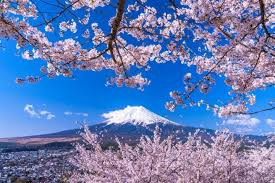
#> input picture PCD-SESI9-PRIHATINI/bungga sakura.jpg, 275 x 183 px, found by its file name
$ python sobert.py
#> lines starting #> are read from the running program, lines starting #| are printed output that depends on the picture
#> further down, image is the input picture: shape (183, 275, 3); mean R, G, B 101.1, 126.1, 181
import imageio.v2 as imageio
import numpy as np
import matplotlib.pyplot as plt

def roberts_edge_detection(image):
    # Konversi gambar ke grayscale jika berwarna
    if len(image.shape) == 3:
        image = np.mean(image, axis=2)
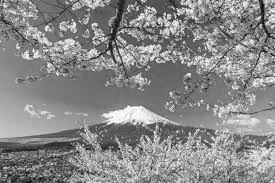
#> image: shape (183, 275) float64; min 3.33, max 254.7, mean 136.1

    # Membuat kernel Roberts
    roberts_x = np.array([[1, 0],
                         [0, -1]])
    roberts_y = np.array([[0, 1],
                         [-1, 0]])

    # Mendapatkan ukuran gambar
    rows, cols = image.shape
#> rows = 183; cols = 275

    # Membuat matrix kosong untuk hasil
    edge_x = np.zeros_like(image)
    edge_y = np.zeros_like(image)
    edge_magnitude = np.zeros_like(image)

    # Aplikasikan operator Roberts
    for i in range(rows-1):
        for j in range(cols-1):
            # Hitung gradien x dan y
            gx = np.sum(image[i:i+2, j:j+2] * roberts_x)
            gy = np.sum(image[i:i+2, j:j+2] * roberts_y)

            # Simpan nilai gradien
            edge_x[i,j] = gx
            edge_y[i,j] = gy

            # Hitung magnitude
            edge_magnitude[i,j] = np.sqrt(gx**2 + gy**2)
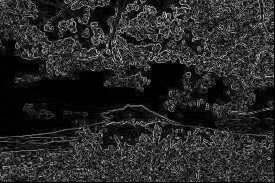
#> edge_magnitude: shape (183, 275) float64; min 0, max 211.5, mean 39.6
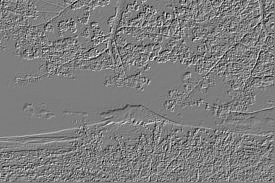
#> edge_x: shape (183, 275) float64; min -180.3, max 184, mean 0; drawn with min black and max white
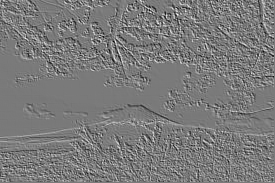
#> edge_y: shape (183, 275) float64; min -189, max 203.7, mean 0.1; drawn with min black and max white

    return edge_magnitude

# Baca gambar
image = imageio.imread('c:\\Users\\Prihatini\\Pictures\\bungga sakura.jpg')

# Terapkan deteksi tepi Roberts
edges = roberts_edge_detection(image)

# Tampilkan hasil
plt.figure(figsize=(12,4))

plt.subplot(121)
plt.imshow(image, cmap='gray')
plt.title('Gambar Asli')
plt.axis('off')

plt.subplot(122)
plt.imshow(edges, cmap='gray')
plt.title('Hasil Deteksi Tepi Roberts')
plt.axis('off')

plt.tight_layout()
plt.show()
